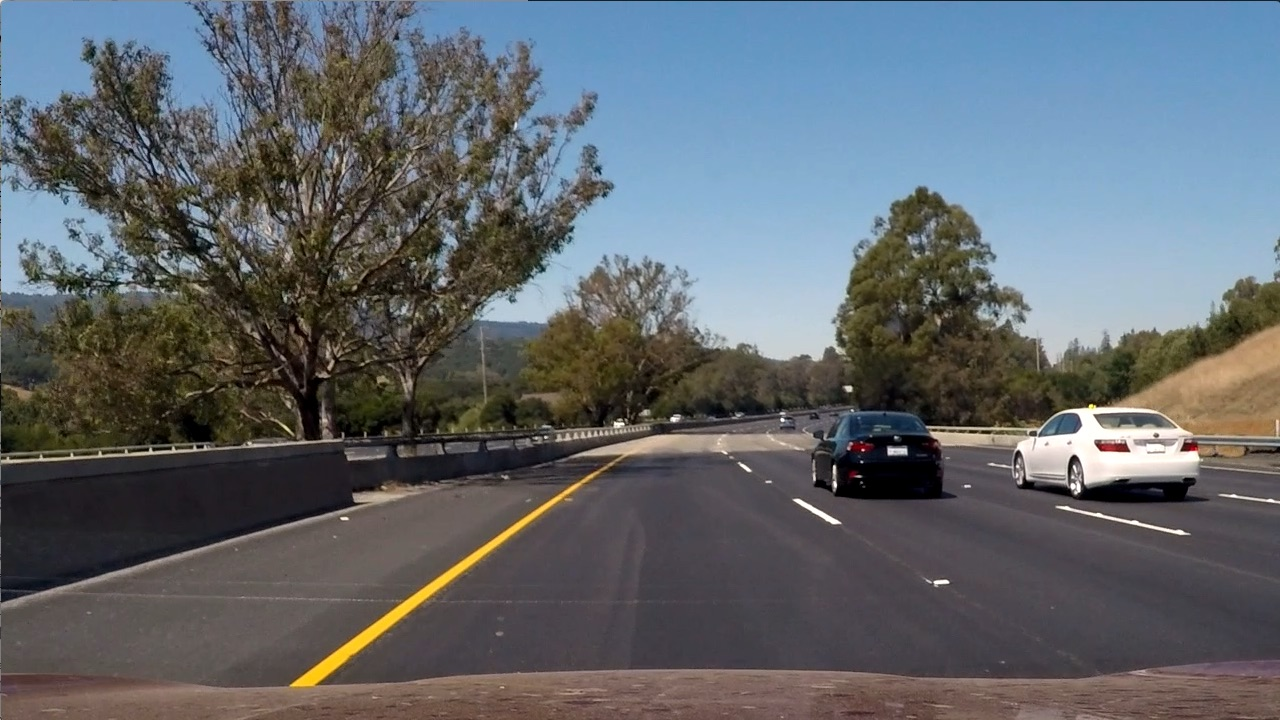
#> input picture images/test6.jpg, 1280 x 720 px
$ python color_spaces.py
#> lines starting #> are read from the running program, lines starting #| are printed output that depends on the picture
import numpy as np
import cv2
import matplotlib.pyplot as plt
import matplotlib.image as mpimg

image = mpimg.imread('../images/test6.jpg')
#> image is the input picture: shape (720, 1280, 3); mean R, G, B 97, 102.6, 107.9
thresh = (180, 255)
gray = cv2.cvtColor(image, cv2.COLOR_RGB2GRAY)
binary = np.zeros_like(gray)
binary[(gray > thresh[0]) & (gray <= thresh[1])] = 1

plt.imshow(gray, cmap="gray")
plt.show()
plt.imshow(binary, cmap="gray")
plt.show()

R = image[:, :, 0]
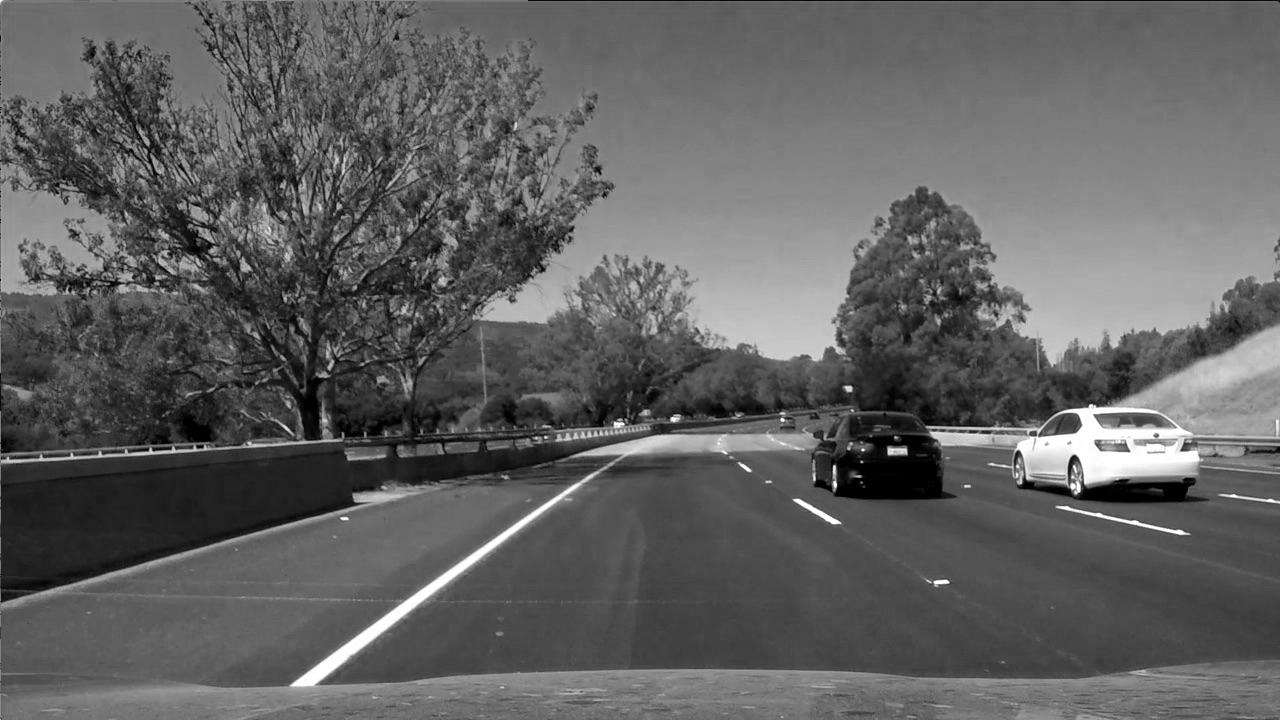
#> R: shape (720, 1280); min 0, max 255, mean 97
plt.imshow(R)
plt.show()
G = image[:, :, 1]
plt.imshow(G)
plt.show()
B = image[:, :, 2]
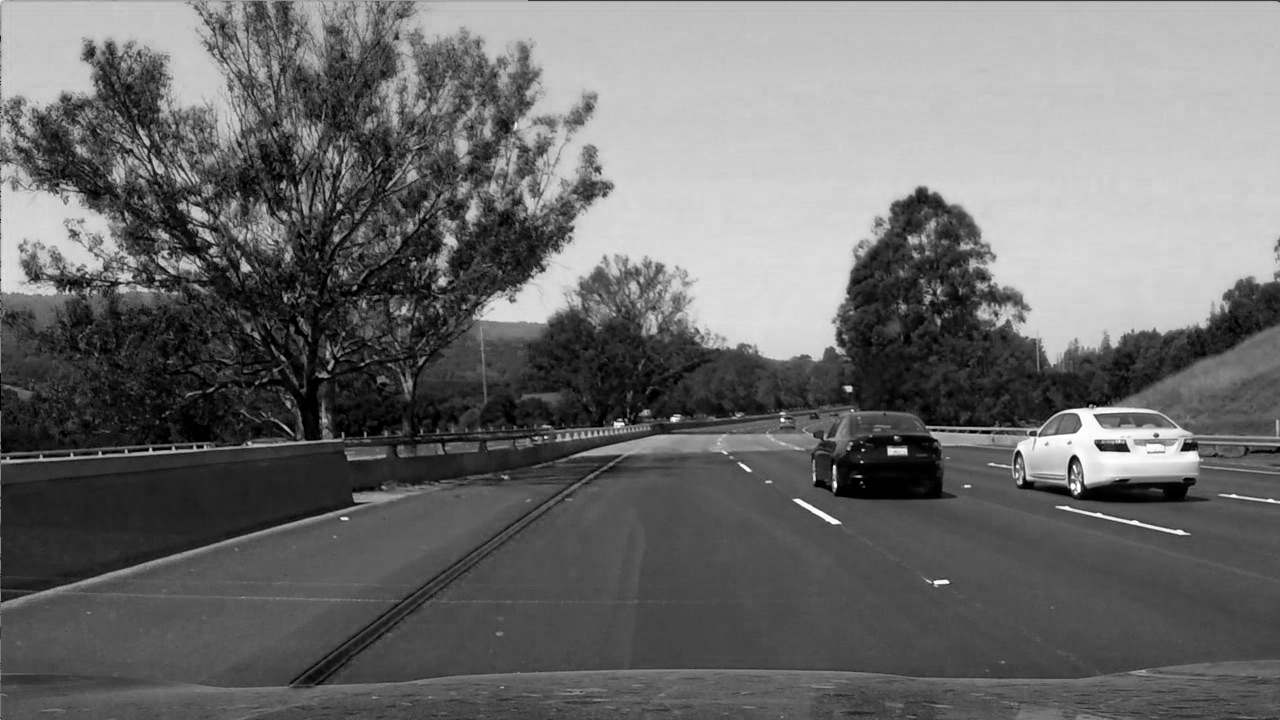
#> B: shape (720, 1280); min 0, max 255, mean 107.9
plt.imshow(B)
plt.show()

thresh = (180, 255)
binary = np.zeros_like(R)
binary[(R >= thresh[0]) & (R <= thresh[1])] = 1
plt.imshow(binary, cmap="gray")
plt.show()

hls = cv2.cvtColor(image, cv2.COLOR_BGR2HLS)
#> hls: shape (720, 1280, 3); mean of channels 0, 1, 2 82.4, 102.2, 57.5
H = hls[:, :, 0]
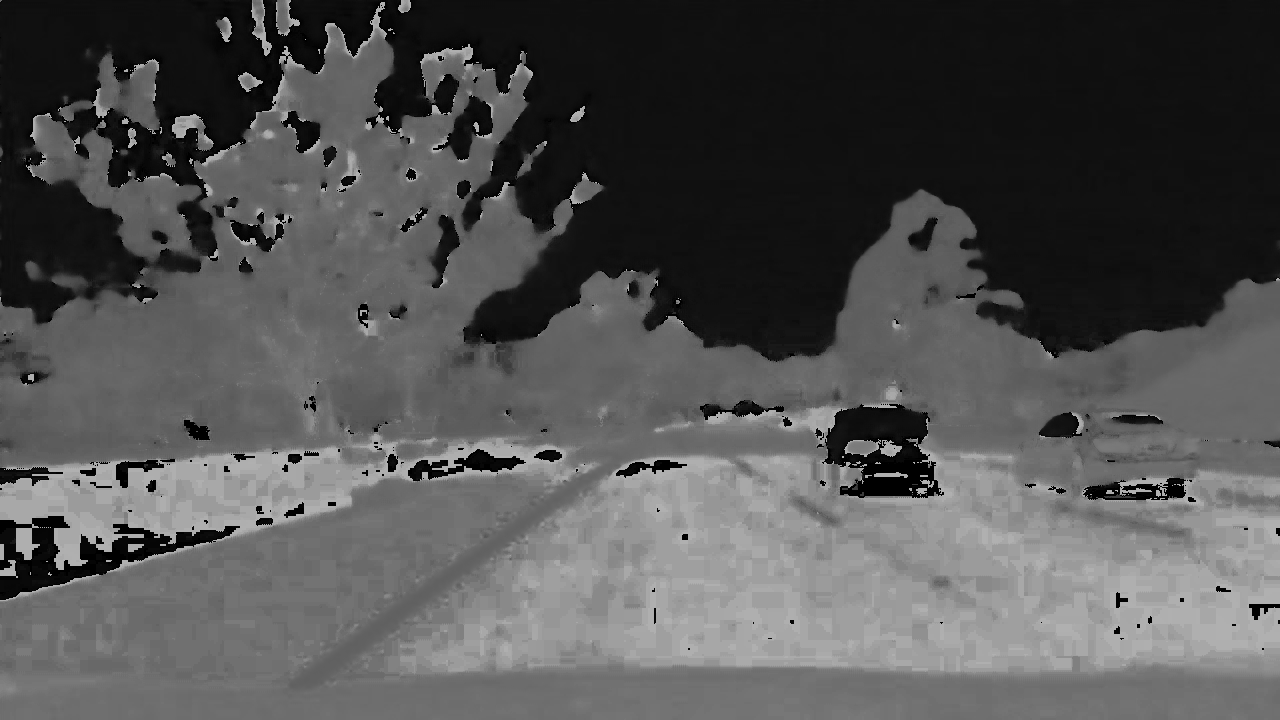
#> H: shape (720, 1280); min 0, max 178, mean 82.4
plt.imshow(H)
plt.show()

L = hls[:, :, 1]
plt.imshow(L)
plt.show()
S = hls[:, :, 2]
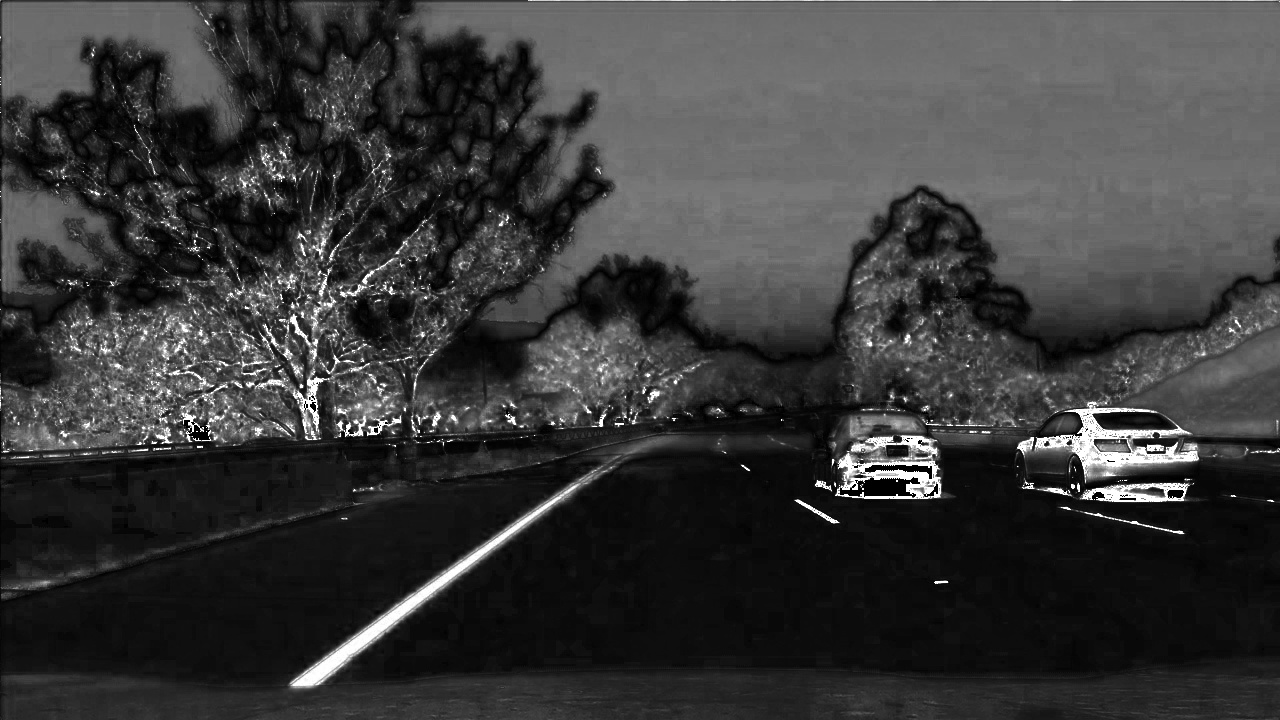
#> S: shape (720, 1280); min 0, max 255, mean 57.5
plt.imshow(S)
plt.show()

thresh = (90, 255)
binary = np.zeros_like(S)
binary[(S >= thresh[0]) & (S <= thresh[1])] = 1
plt.imshow(binary, cmap="gray")
plt.show()

thresh = (15, 100)
binary = np.zeros_like(H)
binary[(H >= thresh[0]) & (H <= thresh[1])] = 1
plt.imshow(binary, cmap="gray")
plt.show()
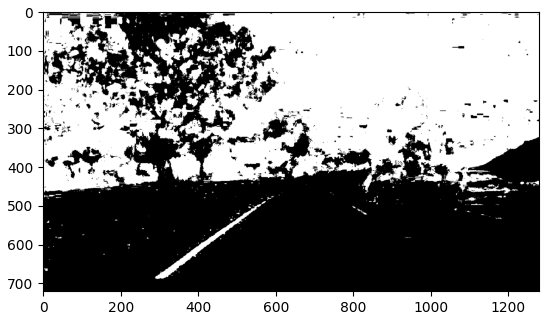
#> figure drawn by matplotlib, 1 panel

$ run again, with images/curved-lane.jpg copied over images/test6.jpg
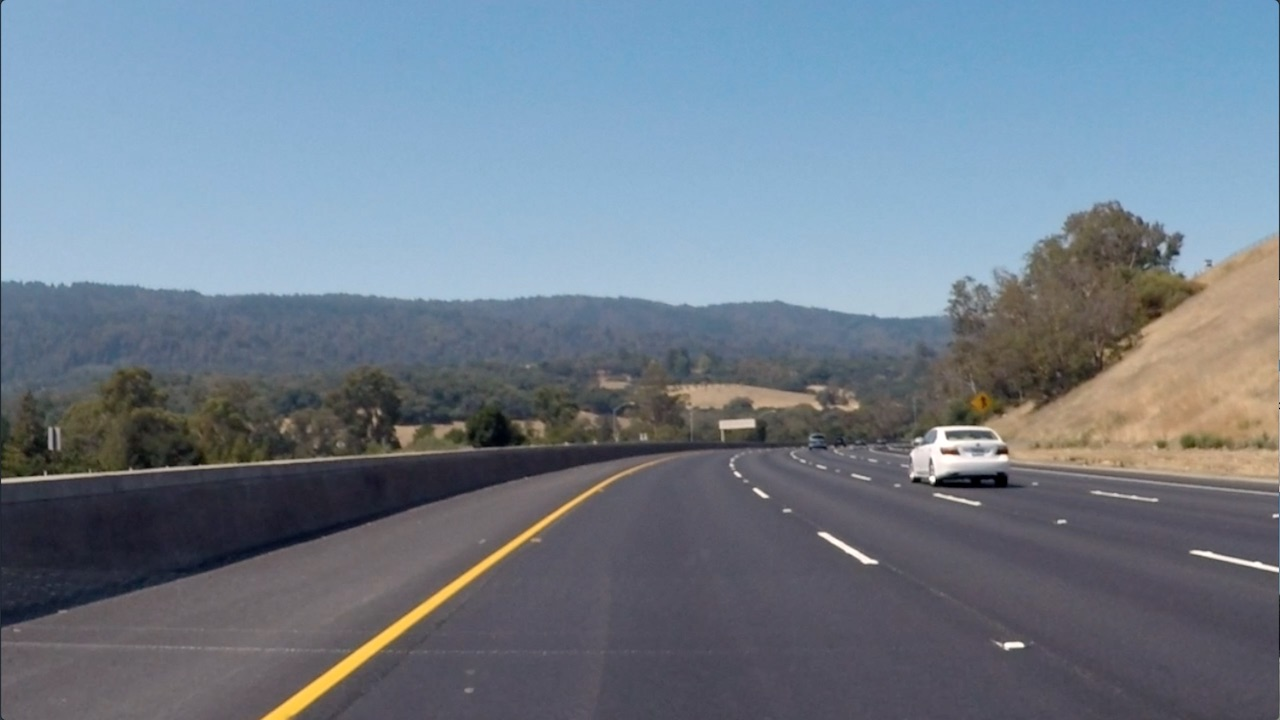
#> input picture images/curved-lane.jpg, 1280 x 720 px
#> image is the input picture: shape (720, 1280, 3); mean R, G, B 112.1, 125, 138.7
#> hls: shape (720, 1280, 3); mean of channels 0, 1, 2 72.8, 125.1, 60.7
#> `S = hls[:, :, 2]`:
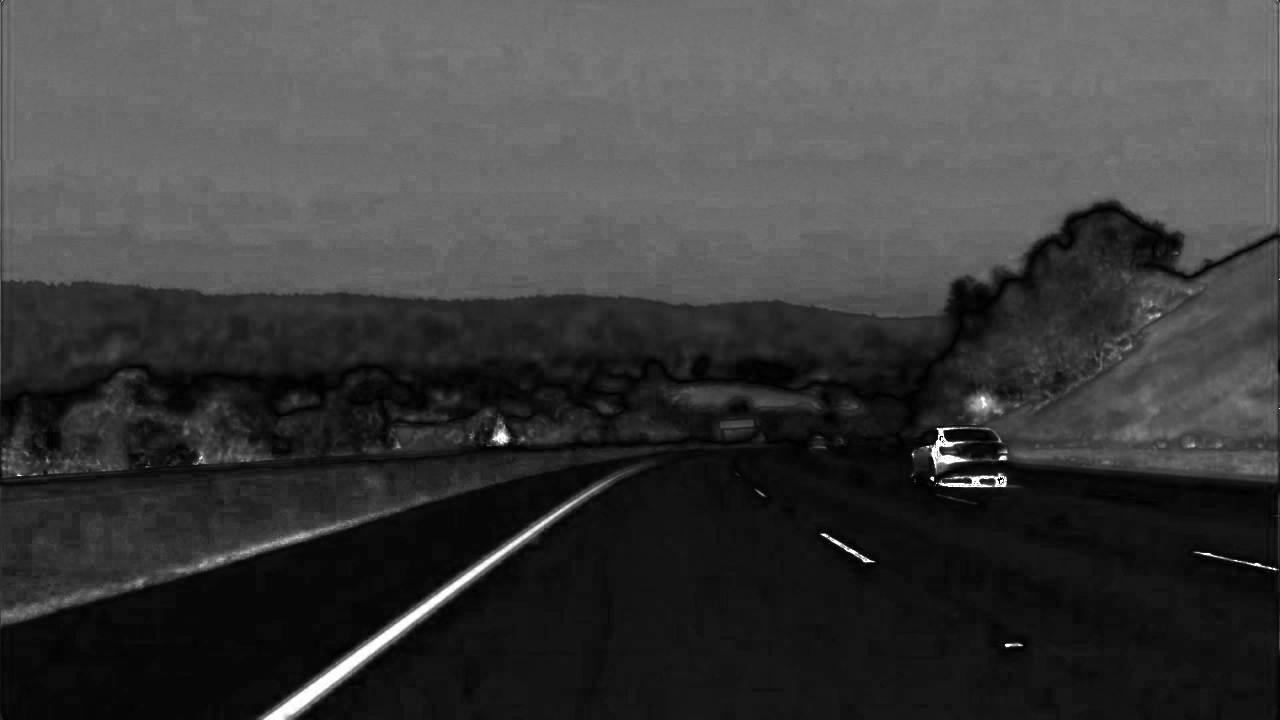
#> S: shape (720, 1280); min 0, max 255, mean 60.7
#> `plt.show()`:
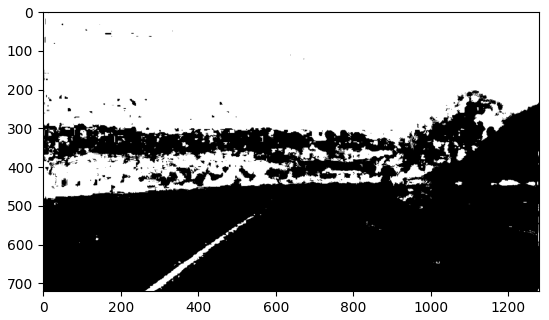
#> figure drawn by matplotlib, 1 panel

$ run again, with images/exit-ramp.jpg copied over images/test6.jpg
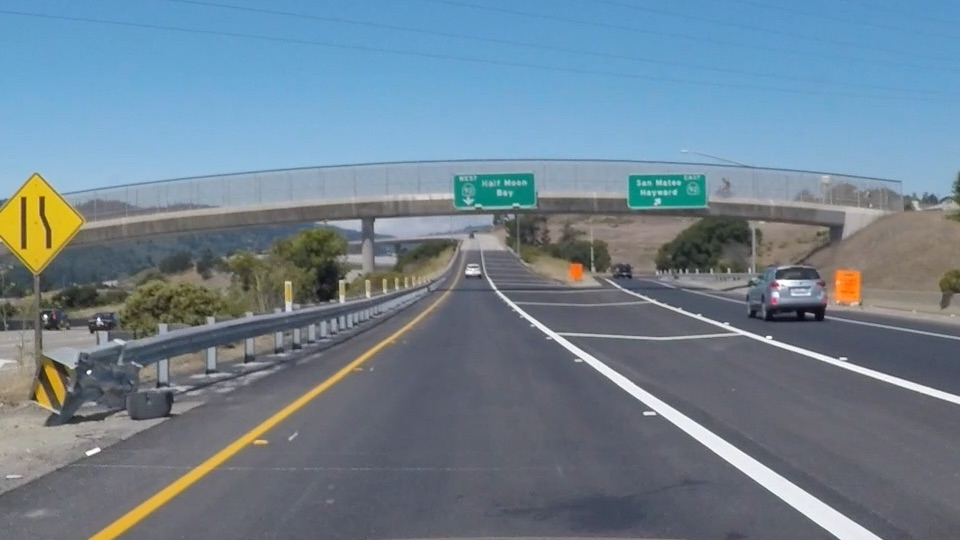
#> input picture images/exit-ramp.jpg, 960 x 540 px
#> image is the input picture: shape (540, 960, 3); mean R, G, B 111.3, 130.2, 144.4
#> hls: shape (540, 960, 3); mean of channels 0, 1, 2 38.4, 128.1, 60.9
#> `S = hls[:, :, 2]`:
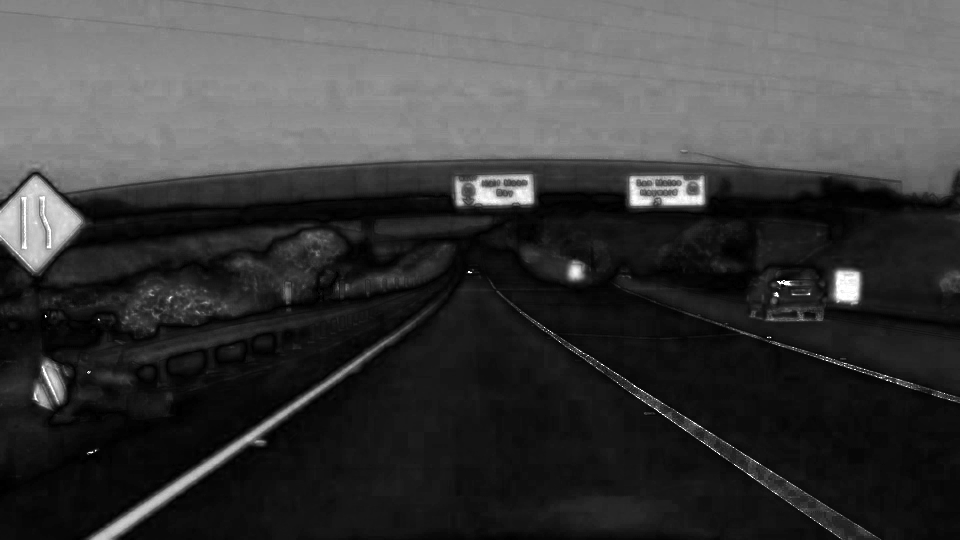
#> S: shape (540, 960); min 0, max 255, mean 60.9
#> `plt.show()`:
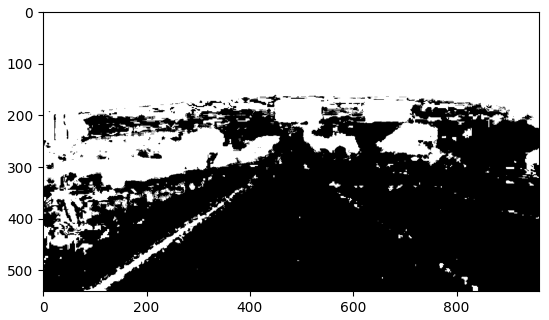
#> figure drawn by matplotlib, 1 panel

$ run again, with images/test.jpg copied over images/test6.jpg
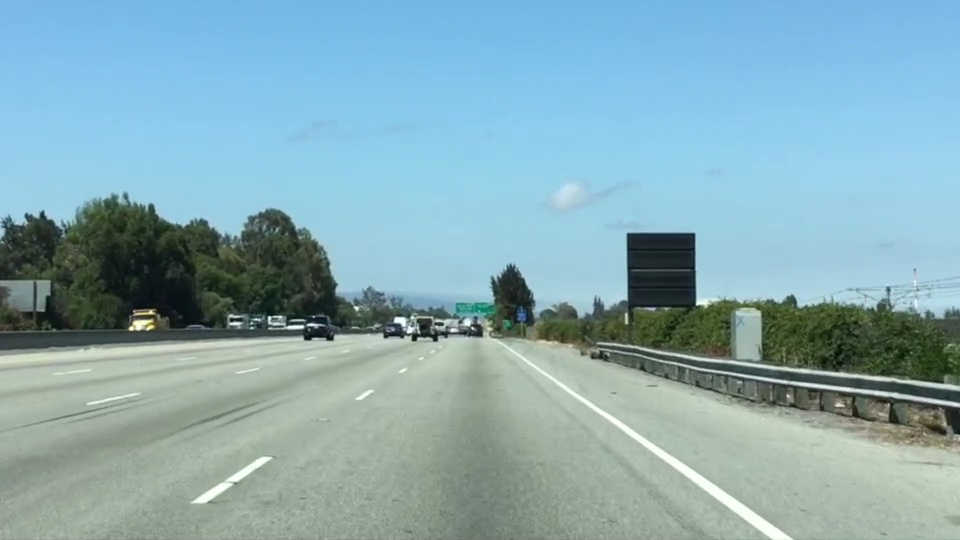
#> input picture images/test.jpg, 960 x 540 px
#> image is the input picture: shape (540, 960, 3); mean R, G, B 135.5, 171.1, 179.2
#> hls: shape (540, 960, 3); mean of channels 0, 1, 2 39.6, 160.5, 98.6
#> `S = hls[:, :, 2]`:
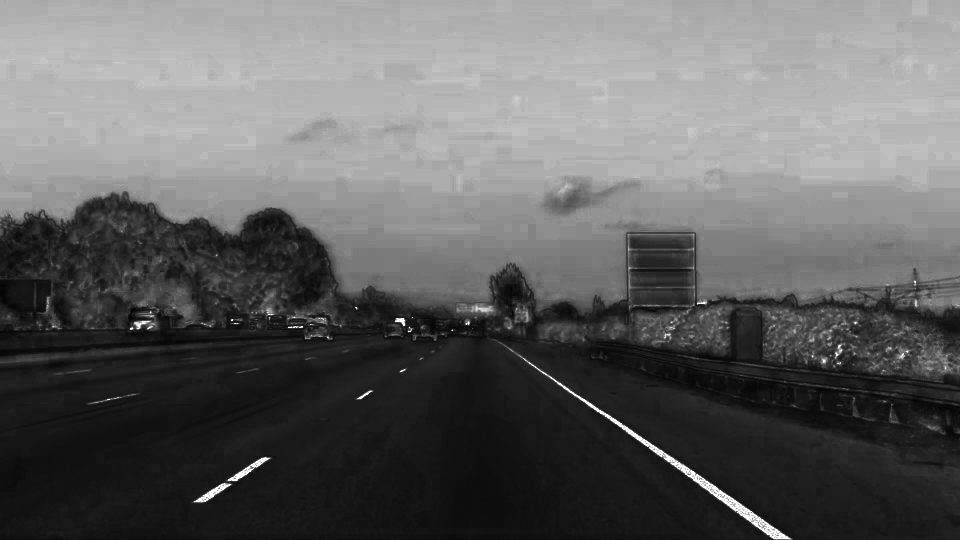
#> S: shape (540, 960); min 0, max 255, mean 98.6
#> `plt.show()`:
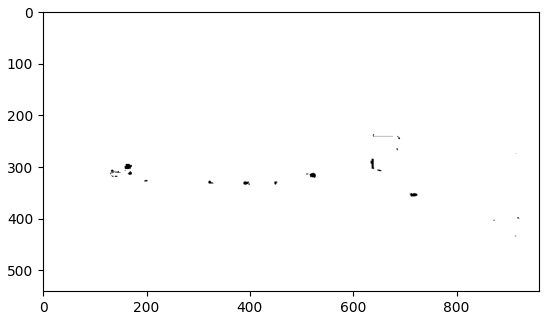
#> figure drawn by matplotlib, 1 panel
